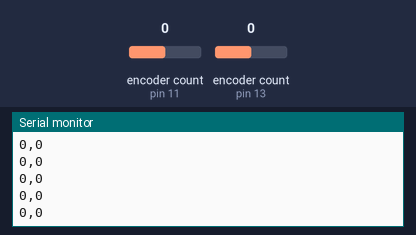
Bench run of a sketch on a simulated Arduino Uno, built with avr-gcc and run on an emulated ATmega328P. Parts: the last lines printed to the serial monitor. The inputs (shaded band) are chosen by the test bench; at power-on: encoder count (sensors on pin 11, pin 13) 0.

Above: at 1.2 s.
1.3 s: encoder count (sensor on pin 11) set to 1
At 1.31 s:
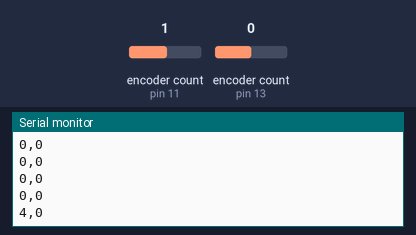
2.8 s: encoder count (sensor on pin 13) set to 1
At 2.82 s:
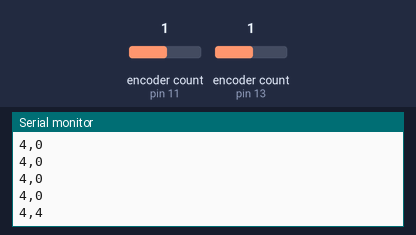
4.3 s: encoder count (sensor on pin 11) set to 2
At 4.32 s:
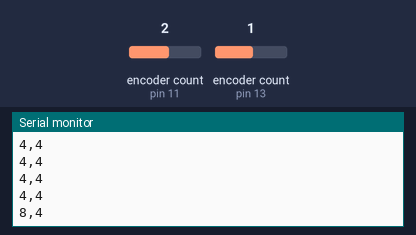
5.8 s: encoder count (sensor on pin 13) set to 2
At 5.83 s:
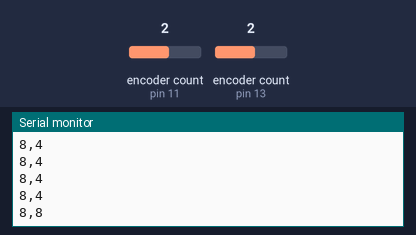
Timing chart, 0 to 8.3 s (numbered marks = the images above; inputs shaded):
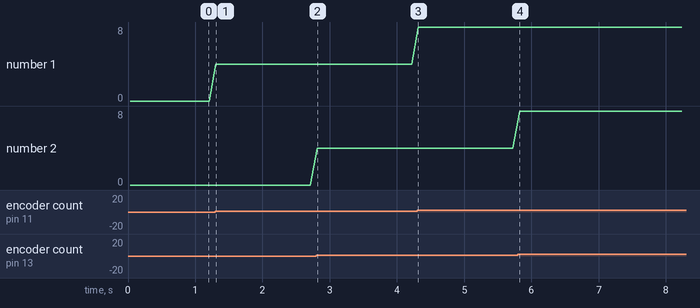

Measured:
- after the input at 1.3 s, the serial monitor: prints a new line at once (image 1)
- after the input at 2.8 s, the serial monitor: prints a new line at once (image 2)
- after the input at 4.3 s, the serial monitor: prints a new line at once (image 3)
- after the input at 5.8 s, the serial monitor: prints a new line at once (image 4)
- plotted number 1: 0 → 4 after the input at 1.3 s, 4 → 8 after the input at 4.3 s

The sketch:

2EncoderCheck.ino
```cpp
#include <Encoder.h>

// Encoder pin definitions
Encoder encoder2(13, 2);  // Encoder for Motor 1
Encoder encoder1(11, 3);  // Encoder for Motor 2 COUNTS is 1500

// Variables to store encoder positions
long position1 = 0;
long position2 = 0;

void setup() {
  Serial.begin(9600);  // Set higher baud rate for smooth communication
  Serial.println("Encoder Live Plot Initialized");
}

void loop() {
  // Read current positions
  position1 = encoder1.read();
  position2 = encoder2.read();

  // Send the encoder positions as "position1,position2"
  Serial.print(position1);
  Serial.print(",");
  Serial.println(position2);

  // Small delay to limit data transmission rate
  delay(100);  // Adjust if needed for smoother performance
}
```
